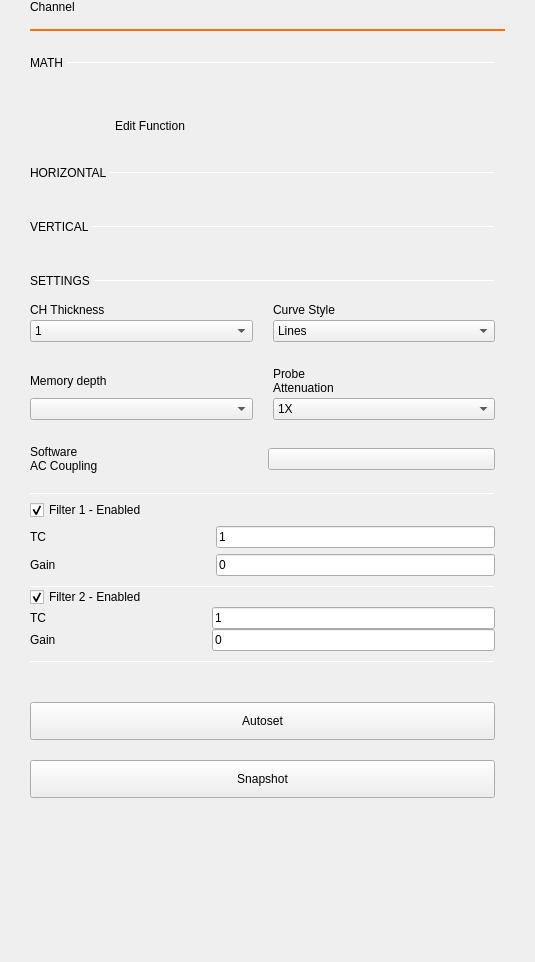
<?xml version="1.0" encoding="UTF-8"?>
<ui version="4.0">
 <class>ChannelSettings</class>
 <widget class="QWidget" name="ChannelSettings">
  <property name="geometry">
   <rect>
    <x>0</x>
    <y>0</y>
    <width>535</width>
    <height>962</height>
   </rect>
  </property>
  <property name="windowTitle">
   <string>Form</string>
  </property>
  <layout class="QVBoxLayout" name="vLayout">
   <property name="spacing">
    <number>0</number>
   </property>
   <property name="leftMargin">
    <number>30</number>
   </property>
   <property name="topMargin">
    <number>0</number>
   </property>
   <property name="rightMargin">
    <number>30</number>
   </property>
   <item>
    <widget class="QLabel" name="label_channelName">
     <property name="sizePolicy">
      <sizepolicy hsizetype="Fixed" vsizetype="Fixed">
       <horstretch>0</horstretch>
       <verstretch>0</verstretch>
      </sizepolicy>
     </property>
     <property name="text">
      <string>Channel</string>
     </property>
     <property name="menu_title_label" stdset="0">
      <bool>true</bool>
     </property>
    </widget>
   </item>
   <item>
    <spacer name="verticalSpacer">
     <property name="orientation">
      <enum>Qt::Vertical</enum>
     </property>
     <property name="sizeType">
      <enum>QSizePolicy::Fixed</enum>
     </property>
     <property name="sizeHint" stdset="0">
      <size>
       <width>0</width>
       <height>15</height>
      </size>
     </property>
    </spacer>
   </item>
   <item>
    <widget class="Line" name="line_channelColor">
     <property name="minimumSize">
      <size>
       <width>0</width>
       <height>2</height>
      </size>
     </property>
     <property name="maximumSize">
      <size>
       <width>16777215</width>
       <height>2</height>
      </size>
     </property>
     <property name="styleSheet">
      <string notr="true">border: 2px solid #ff7200;</string>
     </property>
     <property name="orientation">
      <enum>Qt::Horizontal</enum>
     </property>
    </widget>
   </item>
   <item>
    <widget class="QScrollArea" name="scrollArea">
     <property name="sizePolicy">
      <sizepolicy hsizetype="Expanding" vsizetype="Preferred">
       <horstretch>0</horstretch>
       <verstretch>0</verstretch>
      </sizepolicy>
     </property>
     <property name="frameShape">
      <enum>QFrame::NoFrame</enum>
     </property>
     <property name="horizontalScrollBarPolicy">
      <enum>Qt::ScrollBarAlwaysOff</enum>
     </property>
     <property name="widgetResizable">
      <bool>true</bool>
     </property>
     <widget class="QWidget" name="scrollAreaWidgetContents">
      <property name="geometry">
       <rect>
        <x>0</x>
        <y>0</y>
        <width>475</width>
        <height>919</height>
       </rect>
      </property>
      <property name="sizePolicy">
       <sizepolicy hsizetype="Expanding" vsizetype="Expanding">
        <horstretch>0</horstretch>
        <verstretch>0</verstretch>
       </sizepolicy>
      </property>
      <layout class="QVBoxLayout" name="verticalLayout">
       <property name="spacing">
        <number>0</number>
       </property>
       <property name="leftMargin">
        <number>0</number>
       </property>
       <property name="topMargin">
        <number>0</number>
       </property>
       <property name="rightMargin">
        <number>10</number>
       </property>
       <property name="bottomMargin">
        <number>0</number>
       </property>
       <item>
        <layout class="QVBoxLayout" name="math_settings_layout">
         <property name="spacing">
          <number>0</number>
         </property>
         <property name="bottomMargin">
          <number>0</number>
         </property>
         <item>
          <widget class="QWidget" name="math_settings_widget" native="true">
           <layout class="QVBoxLayout" name="verticalLayout_2" stretch="0,0,0">
            <property name="spacing">
             <number>6</number>
            </property>
            <property name="leftMargin">
             <number>0</number>
            </property>
            <property name="topMargin">
             <number>0</number>
            </property>
            <property name="rightMargin">
             <number>0</number>
            </property>
            <property name="bottomMargin">
             <number>0</number>
            </property>
            <item>
             <layout class="QGridLayout" name="gridLayout_2">
              <property name="leftMargin">
               <number>0</number>
              </property>
              <property name="topMargin">
               <number>0</number>
              </property>
              <property name="rightMargin">
               <number>0</number>
              </property>
              <property name="bottomMargin">
               <number>0</number>
              </property>
              <property name="horizontalSpacing">
               <number>0</number>
              </property>
              <item row="2" column="0" colspan="2">
               <spacer name="verticalSpacer_9">
                <property name="orientation">
                 <enum>Qt::Vertical</enum>
                </property>
                <property name="sizeType">
                 <enum>QSizePolicy::Fixed</enum>
                </property>
                <property name="sizeHint" stdset="0">
                 <size>
                  <width>0</width>
                  <height>15</height>
                 </size>
                </property>
               </spacer>
              </item>
              <item row="1" column="1">
               <widget class="Line" name="line_4">
                <property name="maximumSize">
                 <size>
                  <width>16777215</width>
                  <height>1</height>
                 </size>
                </property>
                <property name="orientation">
                 <enum>Qt::Horizontal</enum>
                </property>
                <property name="subsection_line" stdset="0">
                 <bool>true</bool>
                </property>
               </widget>
              </item>
              <item row="1" column="0">
               <widget class="QLabel" name="label">
                <property name="sizePolicy">
                 <sizepolicy hsizetype="Fixed" vsizetype="Fixed">
                  <horstretch>0</horstretch>
                  <verstretch>0</verstretch>
                 </sizepolicy>
                </property>
                <property name="text">
                 <string>MATH </string>
                </property>
                <property name="subsection_label" stdset="0">
                 <bool>true</bool>
                </property>
               </widget>
              </item>
              <item row="0" column="0" colspan="2">
               <spacer name="verticalSpacer_3">
                <property name="orientation">
                 <enum>Qt::Vertical</enum>
                </property>
                <property name="sizeType">
                 <enum>QSizePolicy::Fixed</enum>
                </property>
                <property name="sizeHint" stdset="0">
                 <size>
                  <width>0</width>
                  <height>25</height>
                 </size>
                </property>
               </spacer>
              </item>
             </layout>
            </item>
            <item>
             <layout class="QHBoxLayout" name="horizontalLayout_2">
              <property name="spacing">
               <number>0</number>
              </property>
              <property name="leftMargin">
               <number>0</number>
              </property>
              <property name="topMargin">
               <number>0</number>
              </property>
              <property name="rightMargin">
               <number>0</number>
              </property>
              <item>
               <spacer name="horizontalSpacer">
                <property name="orientation">
                 <enum>Qt::Horizontal</enum>
                </property>
                <property name="sizeHint" stdset="0">
                 <size>
                  <width>40</width>
                  <height>0</height>
                 </size>
                </property>
               </spacer>
              </item>
              <item>
               <widget class="QLabel" name="function_2">
                <property name="styleSheet">
                 <string notr="true"/>
                </property>
                <property name="text">
                 <string/>
                </property>
               </widget>
              </item>
              <item>
               <spacer name="horizontalSpacer_2">
                <property name="orientation">
                 <enum>Qt::Horizontal</enum>
                </property>
                <property name="sizeHint" stdset="0">
                 <size>
                  <width>40</width>
                  <height>0</height>
                 </size>
                </property>
               </spacer>
              </item>
             </layout>
            </item>
            <item>
             <widget class="QPushButton" name="btnEditMath">
              <property name="minimumSize">
               <size>
                <width>240</width>
                <height>30</height>
               </size>
              </property>
              <property name="maximumSize">
               <size>
                <width>240</width>
                <height>30</height>
               </size>
              </property>
              <property name="styleSheet">
               <string notr="true">QPushButton{
  min-height: 30px;
  max-height: 30px;
  min-width: 240px;
  max-width: 240px;

  border: 0px;
}</string>
              </property>
              <property name="text">
               <string>Edit Function</string>
              </property>
              <property name="checkable">
               <bool>true</bool>
              </property>
              <property name="blue_button" stdset="0">
               <bool>true</bool>
              </property>
             </widget>
            </item>
           </layout>
          </widget>
         </item>
        </layout>
       </item>
       <item>
        <layout class="QVBoxLayout" name="horizontal">
         <property name="spacing">
          <number>10</number>
         </property>
         <property name="topMargin">
          <number>0</number>
         </property>
         <item>
          <layout class="QGridLayout" name="gridLayout_3">
           <property name="leftMargin">
            <number>0</number>
           </property>
           <property name="topMargin">
            <number>0</number>
           </property>
           <property name="rightMargin">
            <number>0</number>
           </property>
           <property name="bottomMargin">
            <number>0</number>
           </property>
           <property name="horizontalSpacing">
            <number>0</number>
           </property>
           <item row="0" column="0" colspan="2">
            <spacer name="verticalSpacer_10">
             <property name="orientation">
              <enum>Qt::Vertical</enum>
             </property>
             <property name="sizeType">
              <enum>QSizePolicy::Fixed</enum>
             </property>
             <property name="sizeHint" stdset="0">
              <size>
               <width>0</width>
               <height>25</height>
              </size>
             </property>
            </spacer>
           </item>
           <item row="1" column="0">
            <widget class="QLabel" name="label_10">
             <property name="sizePolicy">
              <sizepolicy hsizetype="Fixed" vsizetype="Fixed">
               <horstretch>0</horstretch>
               <verstretch>0</verstretch>
              </sizepolicy>
             </property>
             <property name="text">
              <string>HORIZONTAL </string>
             </property>
             <property name="subsection_label" stdset="0">
              <bool>true</bool>
             </property>
            </widget>
           </item>
           <item row="1" column="1">
            <widget class="Line" name="line_2">
             <property name="minimumSize">
              <size>
               <width>0</width>
               <height>1</height>
              </size>
             </property>
             <property name="maximumSize">
              <size>
               <width>16777215</width>
               <height>1</height>
              </size>
             </property>
             <property name="orientation">
              <enum>Qt::Horizontal</enum>
             </property>
             <property name="subsection_line" stdset="0">
              <bool>true</bool>
             </property>
            </widget>
           </item>
           <item row="2" column="0" colspan="2">
            <spacer name="verticalSpacer_11">
             <property name="orientation">
              <enum>Qt::Vertical</enum>
             </property>
             <property name="sizeType">
              <enum>QSizePolicy::Fixed</enum>
             </property>
             <property name="sizeHint" stdset="0">
              <size>
               <width>0</width>
               <height>15</height>
              </size>
             </property>
            </spacer>
           </item>
          </layout>
         </item>
        </layout>
       </item>
       <item>
        <layout class="QVBoxLayout" name="vertical">
         <property name="spacing">
          <number>10</number>
         </property>
         <property name="topMargin">
          <number>0</number>
         </property>
         <item>
          <layout class="QGridLayout" name="gridLayout_4">
           <property name="leftMargin">
            <number>0</number>
           </property>
           <property name="topMargin">
            <number>0</number>
           </property>
           <property name="rightMargin">
            <number>0</number>
           </property>
           <property name="bottomMargin">
            <number>0</number>
           </property>
           <property name="horizontalSpacing">
            <number>0</number>
           </property>
           <item row="2" column="1">
            <widget class="Line" name="line">
             <property name="minimumSize">
              <size>
               <width>0</width>
               <height>1</height>
              </size>
             </property>
             <property name="maximumSize">
              <size>
               <width>16777215</width>
               <height>1</height>
              </size>
             </property>
             <property name="orientation">
              <enum>Qt::Horizontal</enum>
             </property>
             <property name="subsection_line" stdset="0">
              <bool>true</bool>
             </property>
            </widget>
           </item>
           <item row="2" column="0">
            <widget class="QLabel" name="label_9">
             <property name="sizePolicy">
              <sizepolicy hsizetype="Fixed" vsizetype="Fixed">
               <horstretch>0</horstretch>
               <verstretch>0</verstretch>
              </sizepolicy>
             </property>
             <property name="text">
              <string>VERTICAL </string>
             </property>
             <property name="subsection_label" stdset="0">
              <bool>true</bool>
             </property>
            </widget>
           </item>
           <item row="0" column="0" colspan="2">
            <spacer name="verticalSpacer_5">
             <property name="orientation">
              <enum>Qt::Vertical</enum>
             </property>
             <property name="sizeType">
              <enum>QSizePolicy::Fixed</enum>
             </property>
             <property name="sizeHint" stdset="0">
              <size>
               <width>0</width>
               <height>25</height>
              </size>
             </property>
            </spacer>
           </item>
           <item row="3" column="0" colspan="2">
            <spacer name="verticalSpacer_12">
             <property name="orientation">
              <enum>Qt::Vertical</enum>
             </property>
             <property name="sizeType">
              <enum>QSizePolicy::Fixed</enum>
             </property>
             <property name="sizeHint" stdset="0">
              <size>
               <width>0</width>
               <height>15</height>
              </size>
             </property>
            </spacer>
           </item>
          </layout>
         </item>
        </layout>
       </item>
       <item>
        <layout class="QVBoxLayout" name="settings">
         <property name="spacing">
          <number>10</number>
         </property>
         <item>
          <layout class="QGridLayout" name="gridLayout_5">
           <property name="leftMargin">
            <number>0</number>
           </property>
           <property name="topMargin">
            <number>0</number>
           </property>
           <property name="rightMargin">
            <number>0</number>
           </property>
           <property name="bottomMargin">
            <number>0</number>
           </property>
           <property name="horizontalSpacing">
            <number>0</number>
           </property>
           <item row="0" column="0" colspan="2">
            <spacer name="verticalSpacer_4">
             <property name="orientation">
              <enum>Qt::Vertical</enum>
             </property>
             <property name="sizeType">
              <enum>QSizePolicy::Fixed</enum>
             </property>
             <property name="sizeHint" stdset="0">
              <size>
               <width>0</width>
               <height>25</height>
              </size>
             </property>
            </spacer>
           </item>
           <item row="1" column="0">
            <widget class="QLabel" name="label_8">
             <property name="sizePolicy">
              <sizepolicy hsizetype="Fixed" vsizetype="Fixed">
               <horstretch>0</horstretch>
               <verstretch>0</verstretch>
              </sizepolicy>
             </property>
             <property name="text">
              <string>SETTINGS </string>
             </property>
             <property name="subsection_label" stdset="0">
              <bool>true</bool>
             </property>
            </widget>
           </item>
           <item row="1" column="1">
            <widget class="Line" name="line_3">
             <property name="minimumSize">
              <size>
               <width>0</width>
               <height>1</height>
              </size>
             </property>
             <property name="maximumSize">
              <size>
               <width>16777215</width>
               <height>1</height>
              </size>
             </property>
             <property name="orientation">
              <enum>Qt::Horizontal</enum>
             </property>
             <property name="subsection_line" stdset="0">
              <bool>true</bool>
             </property>
            </widget>
           </item>
           <item row="2" column="0" colspan="2">
            <spacer name="verticalSpacer_13">
             <property name="orientation">
              <enum>Qt::Vertical</enum>
             </property>
             <property name="sizeType">
              <enum>QSizePolicy::Fixed</enum>
             </property>
             <property name="sizeHint" stdset="0">
              <size>
               <width>0</width>
               <height>15</height>
              </size>
             </property>
            </spacer>
           </item>
          </layout>
         </item>
        </layout>
       </item>
       <item>
        <layout class="QGridLayout" name="gridLayout">
         <property name="topMargin">
          <number>0</number>
         </property>
         <property name="bottomMargin">
          <number>15</number>
         </property>
         <property name="horizontalSpacing">
          <number>20</number>
         </property>
         <property name="verticalSpacing">
          <number>15</number>
         </property>
         <item row="0" column="0">
          <layout class="QVBoxLayout" name="thicknessLayout">
           <property name="spacing">
            <number>3</number>
           </property>
           <property name="topMargin">
            <number>0</number>
           </property>
           <property name="bottomMargin">
            <number>10</number>
           </property>
           <item>
            <widget class="QLabel" name="lblLineWidth">
             <property name="text">
              <string>CH Thickness</string>
             </property>
            </widget>
           </item>
           <item>
            <widget class="QComboBox" name="cmbChnLineWidth">
             <property name="currentIndex">
              <number>1</number>
             </property>
             <item>
              <property name="text">
               <string>0.5</string>
              </property>
             </item>
             <item>
              <property name="text">
               <string>1</string>
              </property>
             </item>
             <item>
              <property name="text">
               <string>1.5</string>
              </property>
             </item>
             <item>
              <property name="text">
               <string>2</string>
              </property>
             </item>
             <item>
              <property name="text">
               <string>2.5</string>
              </property>
             </item>
             <item>
              <property name="text">
               <string>3</string>
              </property>
             </item>
             <item>
              <property name="text">
               <string>3.5</string>
              </property>
             </item>
             <item>
              <property name="text">
               <string>4</string>
              </property>
             </item>
             <item>
              <property name="text">
               <string>4.5</string>
              </property>
             </item>
             <item>
              <property name="text">
               <string>5</string>
              </property>
             </item>
            </widget>
           </item>
          </layout>
         </item>
         <item row="1" column="0">
          <layout class="QVBoxLayout" name="memDepthLayout">
           <property name="spacing">
            <number>3</number>
           </property>
           <property name="topMargin">
            <number>0</number>
           </property>
           <property name="bottomMargin">
            <number>10</number>
           </property>
           <item>
            <widget class="QLabel" name="label_3">
             <property name="text">
              <string>Memory depth</string>
             </property>
            </widget>
           </item>
           <item>
            <widget class="QComboBox" name="cmbMemoryDepth"/>
           </item>
          </layout>
         </item>
         <item row="0" column="1">
          <layout class="QVBoxLayout" name="verticalLayout_3">
           <property name="spacing">
            <number>3</number>
           </property>
           <property name="bottomMargin">
            <number>10</number>
           </property>
           <item>
            <widget class="QLabel" name="label_4">
             <property name="text">
              <string>Curve Style</string>
             </property>
            </widget>
           </item>
           <item>
            <widget class="QComboBox" name="lineStyle">
             <item>
              <property name="text">
               <string>Lines</string>
              </property>
             </item>
             <item>
              <property name="text">
               <string>Dots</string>
              </property>
             </item>
             <item>
              <property name="text">
               <string>Steps</string>
              </property>
             </item>
             <item>
              <property name="text">
               <string>Sticks</string>
              </property>
             </item>
             <item>
              <property name="text">
               <string>Smooth</string>
              </property>
             </item>
            </widget>
           </item>
          </layout>
         </item>
         <item row="1" column="1">
          <widget class="QWidget" name="probeWidget" native="true">
           <layout class="QHBoxLayout" name="horizontalLayout">
            <property name="spacing">
             <number>0</number>
            </property>
            <property name="leftMargin">
             <number>0</number>
            </property>
            <property name="topMargin">
             <number>0</number>
            </property>
            <property name="rightMargin">
             <number>0</number>
            </property>
            <property name="bottomMargin">
             <number>0</number>
            </property>
            <item>
             <layout class="QVBoxLayout" name="probeLayout">
              <property name="spacing">
               <number>3</number>
              </property>
              <property name="topMargin">
               <number>0</number>
              </property>
              <property name="bottomMargin">
               <number>10</number>
              </property>
              <item>
               <widget class="QLabel" name="probe_label">
                <property name="text">
                 <string>Probe
Attenuation</string>
                </property>
               </widget>
              </item>
              <item>
               <widget class="QComboBox" name="probe_attenuation">
                <property name="currentIndex">
                 <number>1</number>
                </property>
                <item>
                 <property name="text">
                  <string>0.1X</string>
                 </property>
                </item>
                <item>
                 <property name="text">
                  <string>1X</string>
                 </property>
                </item>
                <item>
                 <property name="text">
                  <string>10X</string>
                 </property>
                </item>
                <item>
                 <property name="text">
                  <string>100X</string>
                 </property>
                </item>
               </widget>
              </item>
             </layout>
            </item>
           </layout>
          </widget>
         </item>
        </layout>
       </item>
       <item>
        <widget class="QWidget" name="wCoupling" native="true">
         <property name="minimumSize">
          <size>
           <width>0</width>
           <height>0</height>
          </size>
         </property>
         <layout class="QHBoxLayout" name="horizontalLayout_3">
          <property name="spacing">
           <number>10</number>
          </property>
          <property name="leftMargin">
           <number>0</number>
          </property>
          <property name="topMargin">
           <number>0</number>
          </property>
          <property name="rightMargin">
           <number>0</number>
          </property>
          <property name="bottomMargin">
           <number>20</number>
          </property>
          <item>
           <widget class="QLabel" name="label_2">
            <property name="text">
             <string>Software 
AC Coupling</string>
            </property>
            <property name="alignment">
             <set>Qt::AlignLeading|Qt::AlignLeft|Qt::AlignVCenter</set>
            </property>
           </widget>
          </item>
          <item>
           <widget class="adiscope::CustomSwitch" name="btnCoupled">
            <property name="text">
             <string/>
            </property>
            <property name="checkable">
             <bool>true</bool>
            </property>
           </widget>
          </item>
         </layout>
        </widget>
       </item>
       <item>
        <widget class="QWidget" name="filter1" native="true">
         <property name="styleSheet">
          <string notr="true"/>
         </property>
         <layout class="QVBoxLayout" name="verticalLayout_5">
          <property name="leftMargin">
           <number>0</number>
          </property>
          <property name="topMargin">
           <number>0</number>
          </property>
          <property name="rightMargin">
           <number>0</number>
          </property>
          <property name="bottomMargin">
           <number>0</number>
          </property>
          <item>
           <widget class="Line" name="line_5">
            <property name="minimumSize">
             <size>
              <width>0</width>
              <height>1</height>
             </size>
            </property>
            <property name="maximumSize">
             <size>
              <width>16777215</width>
              <height>1</height>
             </size>
            </property>
            <property name="orientation">
             <enum>Qt::Horizontal</enum>
            </property>
            <property name="subsection_line" stdset="0">
             <bool>true</bool>
            </property>
           </widget>
          </item>
          <item>
           <widget class="QCheckBox" name="filter_en">
            <property name="text">
             <string>Filter 1 - Enabled</string>
            </property>
            <property name="checked">
             <bool>true</bool>
            </property>
           </widget>
          </item>
          <item>
           <layout class="QHBoxLayout" name="horizontalLayout_5">
            <property name="topMargin">
             <number>0</number>
            </property>
            <item>
             <widget class="QLabel" name="label_6">
              <property name="sizePolicy">
               <sizepolicy hsizetype="Preferred" vsizetype="Preferred">
                <horstretch>1</horstretch>
                <verstretch>0</verstretch>
               </sizepolicy>
              </property>
              <property name="text">
               <string>TC</string>
              </property>
             </widget>
            </item>
            <item>
             <spacer name="horizontalSpacer_4">
              <property name="orientation">
               <enum>Qt::Horizontal</enum>
              </property>
              <property name="sizeHint" stdset="0">
               <size>
                <width>40</width>
                <height>20</height>
               </size>
              </property>
             </spacer>
            </item>
            <item>
             <widget class="QLineEdit" name="filter_TC">
              <property name="sizePolicy">
               <sizepolicy hsizetype="Expanding" vsizetype="Fixed">
                <horstretch>2</horstretch>
                <verstretch>0</verstretch>
               </sizepolicy>
              </property>
              <property name="text">
               <string>1</string>
              </property>
             </widget>
            </item>
           </layout>
          </item>
          <item>
           <layout class="QHBoxLayout" name="horizontalLayout_6">
            <property name="topMargin">
             <number>0</number>
            </property>
            <item>
             <widget class="QLabel" name="label_7">
              <property name="sizePolicy">
               <sizepolicy hsizetype="Preferred" vsizetype="Preferred">
                <horstretch>1</horstretch>
                <verstretch>0</verstretch>
               </sizepolicy>
              </property>
              <property name="text">
               <string>Gain</string>
              </property>
             </widget>
            </item>
            <item>
             <spacer name="horizontalSpacer_3">
              <property name="orientation">
               <enum>Qt::Horizontal</enum>
              </property>
              <property name="sizeHint" stdset="0">
               <size>
                <width>40</width>
                <height>20</height>
               </size>
              </property>
             </spacer>
            </item>
            <item>
             <widget class="QLineEdit" name="filter_gain">
              <property name="sizePolicy">
               <sizepolicy hsizetype="Expanding" vsizetype="Fixed">
                <horstretch>2</horstretch>
                <verstretch>0</verstretch>
               </sizepolicy>
              </property>
              <property name="text">
               <string>0</string>
              </property>
             </widget>
            </item>
           </layout>
          </item>
         </layout>
        </widget>
       </item>
       <item>
        <widget class="QWidget" name="filter2" native="true">
         <property name="styleSheet">
          <string notr="true"/>
         </property>
         <layout class="QVBoxLayout" name="verticalLayout_6">
          <property name="spacing">
           <number>0</number>
          </property>
          <property name="leftMargin">
           <number>0</number>
          </property>
          <property name="topMargin">
           <number>10</number>
          </property>
          <property name="rightMargin">
           <number>0</number>
          </property>
          <property name="bottomMargin">
           <number>0</number>
          </property>
          <item>
           <widget class="Line" name="line_6">
            <property name="minimumSize">
             <size>
              <width>0</width>
              <height>1</height>
             </size>
            </property>
            <property name="maximumSize">
             <size>
              <width>16777215</width>
              <height>1</height>
             </size>
            </property>
            <property name="orientation">
             <enum>Qt::Horizontal</enum>
            </property>
            <property name="subsection_line" stdset="0">
             <bool>true</bool>
            </property>
           </widget>
          </item>
          <item>
           <widget class="QCheckBox" name="filter2_en">
            <property name="styleSheet">
             <string notr="true"/>
            </property>
            <property name="text">
             <string>Filter 2 - Enabled</string>
            </property>
            <property name="checked">
             <bool>true</bool>
            </property>
           </widget>
          </item>
          <item>
           <layout class="QHBoxLayout" name="horizontalLayout_7">
            <property name="topMargin">
             <number>0</number>
            </property>
            <item>
             <widget class="QLabel" name="label_11">
              <property name="sizePolicy">
               <sizepolicy hsizetype="Preferred" vsizetype="Preferred">
                <horstretch>1</horstretch>
                <verstretch>0</verstretch>
               </sizepolicy>
              </property>
              <property name="text">
               <string>TC</string>
              </property>
             </widget>
            </item>
            <item>
             <spacer name="horizontalSpacer_5">
              <property name="orientation">
               <enum>Qt::Horizontal</enum>
              </property>
              <property name="sizeHint" stdset="0">
               <size>
                <width>40</width>
                <height>20</height>
               </size>
              </property>
             </spacer>
            </item>
            <item>
             <widget class="QLineEdit" name="filter2_TC">
              <property name="sizePolicy">
               <sizepolicy hsizetype="Expanding" vsizetype="Fixed">
                <horstretch>2</horstretch>
                <verstretch>0</verstretch>
               </sizepolicy>
              </property>
              <property name="text">
               <string>1</string>
              </property>
             </widget>
            </item>
           </layout>
          </item>
          <item>
           <layout class="QHBoxLayout" name="horizontalLayout_8">
            <property name="topMargin">
             <number>0</number>
            </property>
            <property name="bottomMargin">
             <number>10</number>
            </property>
            <item>
             <widget class="QLabel" name="label_12">
              <property name="sizePolicy">
               <sizepolicy hsizetype="Preferred" vsizetype="Preferred">
                <horstretch>1</horstretch>
                <verstretch>0</verstretch>
               </sizepolicy>
              </property>
              <property name="text">
               <string>Gain</string>
              </property>
             </widget>
            </item>
            <item>
             <spacer name="horizontalSpacer_6">
              <property name="orientation">
               <enum>Qt::Horizontal</enum>
              </property>
              <property name="sizeHint" stdset="0">
               <size>
                <width>40</width>
                <height>20</height>
               </size>
              </property>
             </spacer>
            </item>
            <item>
             <widget class="QLineEdit" name="filter2_gain">
              <property name="sizePolicy">
               <sizepolicy hsizetype="Expanding" vsizetype="Fixed">
                <horstretch>2</horstretch>
                <verstretch>0</verstretch>
               </sizepolicy>
              </property>
              <property name="text">
               <string>0</string>
              </property>
             </widget>
            </item>
           </layout>
          </item>
          <item>
           <widget class="Line" name="line_7">
            <property name="minimumSize">
             <size>
              <width>0</width>
              <height>1</height>
             </size>
            </property>
            <property name="maximumSize">
             <size>
              <width>16777215</width>
              <height>1</height>
             </size>
            </property>
            <property name="orientation">
             <enum>Qt::Horizontal</enum>
            </property>
            <property name="subsection_line" stdset="0">
             <bool>true</bool>
            </property>
           </widget>
          </item>
         </layout>
        </widget>
       </item>
       <item>
        <spacer name="verticalSpacer_6">
         <property name="orientation">
          <enum>Qt::Vertical</enum>
         </property>
         <property name="sizeType">
          <enum>QSizePolicy::Fixed</enum>
         </property>
         <property name="sizeHint" stdset="0">
          <size>
           <width>20</width>
           <height>40</height>
          </size>
         </property>
        </spacer>
       </item>
       <item>
        <widget class="QPushButton" name="btnAutoset">
         <property name="enabled">
          <bool>true</bool>
         </property>
         <property name="styleSheet">
          <string notr="true">QPushButton{
  width: 175px;
  height: 30px;

  font-weight: normal;
  font-style: normal;
  text-align: center;
}</string>
         </property>
         <property name="text">
          <string>Autoset</string>
         </property>
         <property name="blue_button" stdset="0">
          <bool>true</bool>
         </property>
        </widget>
       </item>
       <item>
        <spacer name="verticalSpacer_9">
         <property name="orientation">
          <enum>Qt::Vertical</enum>
         </property>
         <property name="sizeType">
          <enum>QSizePolicy::Fixed</enum>
         </property>
         <property name="sizeHint" stdset="0">
          <size>
           <width>20</width>
           <height>20</height>
          </size>
         </property>
        </spacer>
       </item>
       <item>
        <widget class="QPushButton" name="snapshotBtn">
         <property name="styleSheet">
          <string notr="true">QPushButton{
  width: 175px;
  height: 30px;

  font-weight: normal;
  font-style: normal;
  text-align: center;
}</string>
         </property>
         <property name="text">
          <string>Snapshot</string>
         </property>
         <property name="blue_button" stdset="0">
          <bool>true</bool>
         </property>
        </widget>
       </item>
       <item>
        <spacer name="verticalSpacer_2">
         <property name="orientation">
          <enum>Qt::Vertical</enum>
         </property>
         <property name="sizeHint" stdset="0">
          <size>
           <width>20</width>
           <height>40</height>
          </size>
         </property>
        </spacer>
       </item>
      </layout>
     </widget>
    </widget>
   </item>
  </layout>
 </widget>
 <customwidgets>
  <customwidget>
   <class>adiscope::CustomSwitch</class>
   <extends>QPushButton</extends>
   <header>customSwitch.hpp</header>
  </customwidget>
 </customwidgets>
 <resources/>
 <connections/>
</ui>
